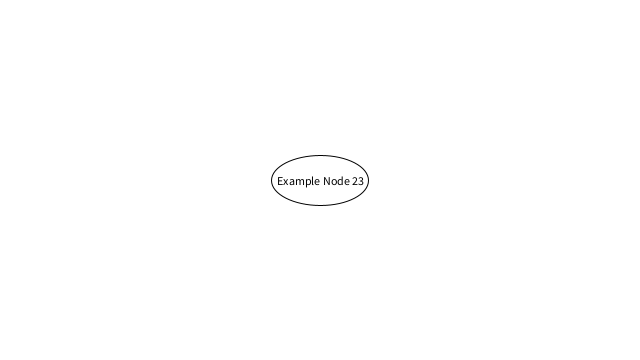
Frame 1 (no input)
Frame 60 (the mouse pressed at the canvas centre just before this capture): identical to frame 1, image omitted
Frame 120 (the mouse held since frame 60 and released just before this capture): identical to frame 1, image omitted

The Processing sketch that drew this single still picture (run headless with seeded random() and noise(); from frame 60 on, the mouse is pressed at the canvas centre):

// Processing sketch: GraphRendering
// ── GraphRendering.pde
import java.util.List;
// Graph Drawing algorithm
// TODO(Kiran): Implement algorithm
// Reference: A  Technique  for  Drawing  Directed  Graphs - Emden R. Gansner, Eleftherios  Koutsofios, Stephen  C.  North, Kiem-Phong Vo

Graph graph = new Graph(10);

void mousePressed() {
  int from = (int)random(10);
  int to   =  (int) random(10);
  int weight = (int) random(10);
  if(graph.isEdgeBetween(from,to))
  graph.removeEdgeBetween(from,to);
  else 
  graph.addEdgeBetween(from,to,weight);
  for(int i = 0; i < 10; i++) {
      println("[" + i + "]: " + graph.getNeighbors(i)); 
   }
   println("\n");
}

Node node;
void setup() {
   size(640, 360); 
   for(int i = 0; i < 10; i++) {
      println("[" + i + "]: " + graph.getNeighbors(i)); 
   }
   println("\n");
  node = new Node(width/2, height/2, "Example Node 23");
}

void draw() {
  background(255);
  
  node.draw();
}
// ── Graph.pde
class Graph {
  int nodes;
  int adjacencyMatrix[];
  
  Graph(int nodes) {
    this.nodes = nodes;
    this.adjacencyMatrix = new int[nodes * nodes];
  }
  
  boolean isEdgeBetween(int from, int to) {
    int row = from;
    int column = to;
      if(from < 0 || to < 0 || from > nodes || to > nodes) {
        throw new RuntimeException("Checking for invalid range on graph"); 
     }
     
     return this.adjacencyMatrix[row * nodes + column] > 0;
  }
  
  Graph copy() {
      Graph graph = new Graph(nodes);
      for(int i = 0; i < nodes * nodes; i++) {
       graph.adjacencyMatrix[i] = this.adjacencyMatrix[i]; 
      }
      return graph;
  }
  
  void reverseEdgeBetween(int from, int to) {
     int row = from;
     int column = to;
     if(from < 0 || to < 0 || from > nodes || to > nodes) {
        throw new RuntimeException("Removing non-existant edge from graph"); 
     }
   int temp = this.adjacencyMatrix[column * nodes + row];  
   this.adjacencyMatrix[column * nodes + row] = this.adjacencyMatrix[row * nodes + column];
   this.adjacencyMatrix[row * nodes + column] = temp;
    
  }
  
   void addEdgeBetween(int from, int to, int weight) {
     int row = from;
     int column = to;
     
     if(from < 0 || to < 0 || from > nodes || to > nodes ||  this.adjacencyMatrix[row * nodes + column] > 0) {
        throw new RuntimeException("Adding invalid edge to graph"); 
     }
     
     this.adjacencyMatrix[row * nodes + column] = weight;
   }
   
   void removeEdgeBetween(int from, int to) {
     int row = from;
     int column = to;
     if(from < 0 || to < 0 || from > nodes || to > nodes ||  this.adjacencyMatrix[row * nodes + column] == 0) {
        throw new RuntimeException("Removing non-existant edge from graph"); 
     }
     
     this.adjacencyMatrix[row * nodes + column] = 0;
   }
   
   
   List<Integer> getNeighbors(int node) {
       int row = node;
       int column = nodes;
       
       List<Integer> result = new ArrayList<Integer>();
       for(int i = 0; i < nodes; i++) {
         if(adjacencyMatrix[row * nodes + i] > 0) {
          result.add(i);
         }
       }
       
       return result;
   }
   
}
// ── RenderingComponents.pde
class Node {
  PVector position;
  String name;
  
  Node(int x, int y, String name) {
   this.position = new PVector(x,y);
   this.name = name;
  }
  
  void draw() {
     float textWidth = textWidth(name);
     noFill();
     stroke(1);
     rectMode(CENTER);
     ellipse(position.x,position.y, textWidth+10, 50);
     fill(1);
     text(name, position.x - (textWidth)/2, position.y+5);
  }
}

class Edge {
 List<PVector> splinePoints;
 Node start;
 Node end;
 
 Edge(Node start, Node end, List<PVector> splinePoints) {
   this.start = start;
   this.end = end;
   this.splinePoints = splinePoints;
 }
 
 void draw() {
   noFill();
   stroke(0);
  beginShape();
  for(PVector controlPoint : splinePoints) {
   curveVertex(controlPoint.x, controlPoint.y); 
  }
  endShape();
 }
  
}

class Visualization {
   List<Node> nodes;
   List<Edge> edges;
   
   Visualization(Graph graph) {
     List<Integer> lambdaRank = rank(graph);
     
   }
   
   List<Integer> rank(Graph graph) {
      List<Integer> ranking = new ArrayList<Integer>();
      Graph internalGraph =  graph.copy();
      
      
      
      return ranking;
   }
   
   
   void draw() {
      for(Edge edge : edges) {
       edge.draw(); 
      }
      for(Node node : nodes) {
       node.draw(); 
      }
   }
  
}
